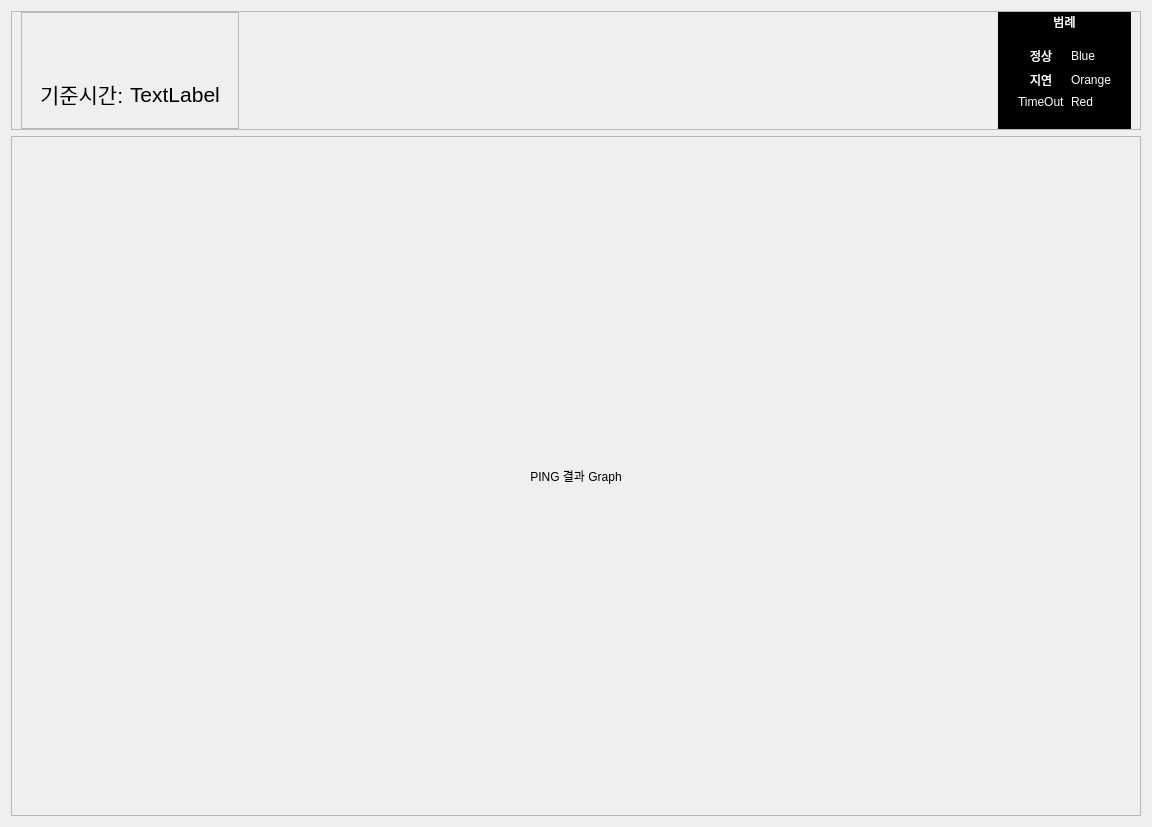
<?xml version="1.0" encoding="UTF-8"?>
<ui version="4.0">
 <class>Wid_ping_result</class>
 <widget class="QWidget" name="Wid_ping_result">
  <property name="geometry">
   <rect>
    <x>0</x>
    <y>0</y>
    <width>1152</width>
    <height>827</height>
   </rect>
  </property>
  <property name="windowTitle">
   <string>Form</string>
  </property>
  <layout class="QVBoxLayout" name="verticalLayout_3">
   <item>
    <widget class="QFrame" name="frame_2">
     <property name="sizePolicy">
      <sizepolicy hsizetype="Preferred" vsizetype="Fixed">
       <horstretch>0</horstretch>
       <verstretch>0</verstretch>
      </sizepolicy>
     </property>
     <property name="frameShape">
      <enum>QFrame::StyledPanel</enum>
     </property>
     <property name="frameShadow">
      <enum>QFrame::Raised</enum>
     </property>
     <layout class="QHBoxLayout" name="horizontalLayout">
      <property name="topMargin">
       <number>0</number>
      </property>
      <property name="bottomMargin">
       <number>0</number>
      </property>
      <item>
       <widget class="QFrame" name="frame_4">
        <property name="frameShape">
         <enum>QFrame::StyledPanel</enum>
        </property>
        <property name="frameShadow">
         <enum>QFrame::Raised</enum>
        </property>
        <layout class="QVBoxLayout" name="verticalLayout_4">
         <item>
          <spacer name="verticalSpacer">
           <property name="orientation">
            <enum>Qt::Vertical</enum>
           </property>
           <property name="sizeHint" stdset="0">
            <size>
             <width>20</width>
             <height>40</height>
            </size>
           </property>
          </spacer>
         </item>
         <item>
          <widget class="QFrame" name="frame_5">
           <property name="font">
            <font>
             <pointsize>11</pointsize>
            </font>
           </property>
           <property name="frameShape">
            <enum>QFrame::NoFrame</enum>
           </property>
           <property name="frameShadow">
            <enum>QFrame::Plain</enum>
           </property>
           <layout class="QHBoxLayout" name="horizontalLayout_2">
            <item>
             <widget class="QLabel" name="label_8">
              <property name="font">
               <font>
                <pointsize>16</pointsize>
               </font>
              </property>
              <property name="text">
               <string>기준시간:</string>
              </property>
             </widget>
            </item>
            <item>
             <widget class="QLabel" name="label_timestamp">
              <property name="font">
               <font>
                <pointsize>16</pointsize>
               </font>
              </property>
              <property name="text">
               <string>TextLabel</string>
              </property>
             </widget>
            </item>
           </layout>
          </widget>
         </item>
        </layout>
       </widget>
      </item>
      <item>
       <spacer name="horizontalSpacer">
        <property name="orientation">
         <enum>Qt::Horizontal</enum>
        </property>
        <property name="sizeHint" stdset="0">
         <size>
          <width>40</width>
          <height>20</height>
         </size>
        </property>
       </spacer>
      </item>
      <item>
       <widget class="QFrame" name="frame">
        <property name="styleSheet">
         <string notr="true">background-color:black;</string>
        </property>
        <property name="frameShape">
         <enum>QFrame::StyledPanel</enum>
        </property>
        <property name="frameShadow">
         <enum>QFrame::Raised</enum>
        </property>
        <layout class="QVBoxLayout" name="verticalLayout">
         <property name="topMargin">
          <number>0</number>
         </property>
         <item>
          <widget class="QLabel" name="label_7">
           <property name="styleSheet">
            <string notr="true">color:white;</string>
           </property>
           <property name="text">
            <string>범례</string>
           </property>
           <property name="alignment">
            <set>Qt::AlignCenter</set>
           </property>
          </widget>
         </item>
         <item>
          <widget class="QFrame" name="formFrame">
           <property name="frameShape">
            <enum>QFrame::Box</enum>
           </property>
           <layout class="QFormLayout" name="formLayout">
            <property name="labelAlignment">
             <set>Qt::AlignCenter</set>
            </property>
            <property name="formAlignment">
             <set>Qt::AlignCenter</set>
            </property>
            <item row="0" column="0">
             <widget class="QLabel" name="label">
              <property name="styleSheet">
               <string notr="true">color:white;</string>
              </property>
              <property name="frameShape">
               <enum>QFrame::NoFrame</enum>
              </property>
              <property name="text">
               <string>정상</string>
              </property>
             </widget>
            </item>
            <item row="0" column="1">
             <widget class="QLabel" name="label_2">
              <property name="styleSheet">
               <string notr="true">color:white;</string>
              </property>
              <property name="text">
               <string>Blue</string>
              </property>
             </widget>
            </item>
            <item row="1" column="0">
             <widget class="QLabel" name="label_3">
              <property name="styleSheet">
               <string notr="true">color:white;</string>
              </property>
              <property name="text">
               <string>지연</string>
              </property>
             </widget>
            </item>
            <item row="1" column="1">
             <widget class="QLabel" name="label_4">
              <property name="styleSheet">
               <string notr="true">color:white;</string>
              </property>
              <property name="text">
               <string>Orange</string>
              </property>
             </widget>
            </item>
            <item row="2" column="0">
             <widget class="QLabel" name="label_5">
              <property name="styleSheet">
               <string notr="true">color:white;</string>
              </property>
              <property name="text">
               <string>TimeOut</string>
              </property>
             </widget>
            </item>
            <item row="2" column="1">
             <widget class="QLabel" name="label_6">
              <property name="styleSheet">
               <string notr="true">color:white;</string>
              </property>
              <property name="text">
               <string>Red</string>
              </property>
             </widget>
            </item>
           </layout>
          </widget>
         </item>
        </layout>
       </widget>
      </item>
     </layout>
    </widget>
   </item>
   <item>
    <widget class="QFrame" name="frame_3">
     <property name="frameShape">
      <enum>QFrame::StyledPanel</enum>
     </property>
     <property name="frameShadow">
      <enum>QFrame::Raised</enum>
     </property>
     <layout class="QVBoxLayout" name="verticalLayout_2">
      <item>
       <widget class="QLabel" name="label_img_ping_result">
        <property name="text">
         <string>PING 결과 Graph</string>
        </property>
        <property name="scaledContents">
         <bool>true</bool>
        </property>
        <property name="alignment">
         <set>Qt::AlignCenter</set>
        </property>
       </widget>
      </item>
     </layout>
    </widget>
   </item>
  </layout>
 </widget>
 <resources/>
 <connections/>
</ui>
